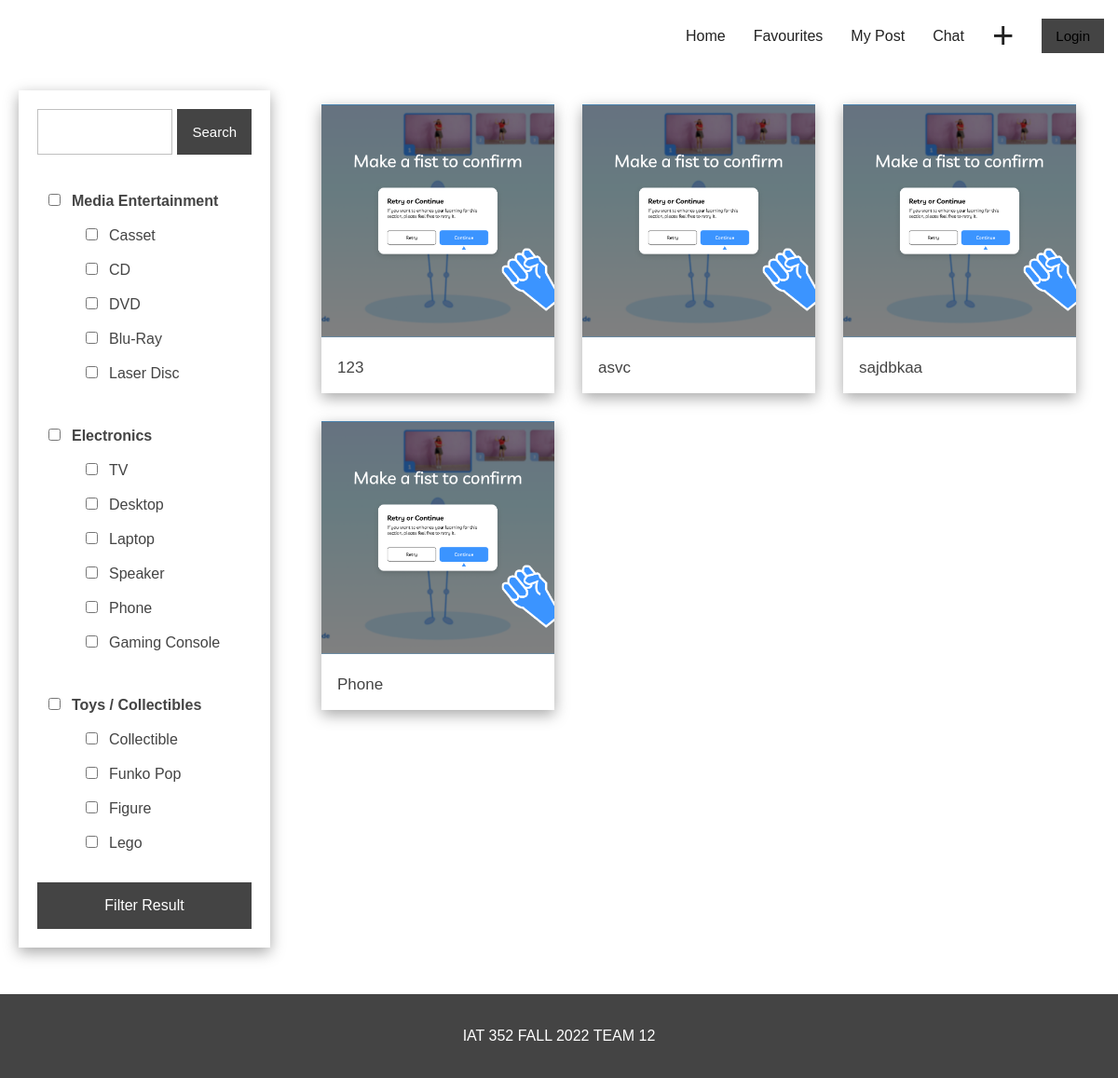
Page /client/pages/showmodels.php on the earlier database version.
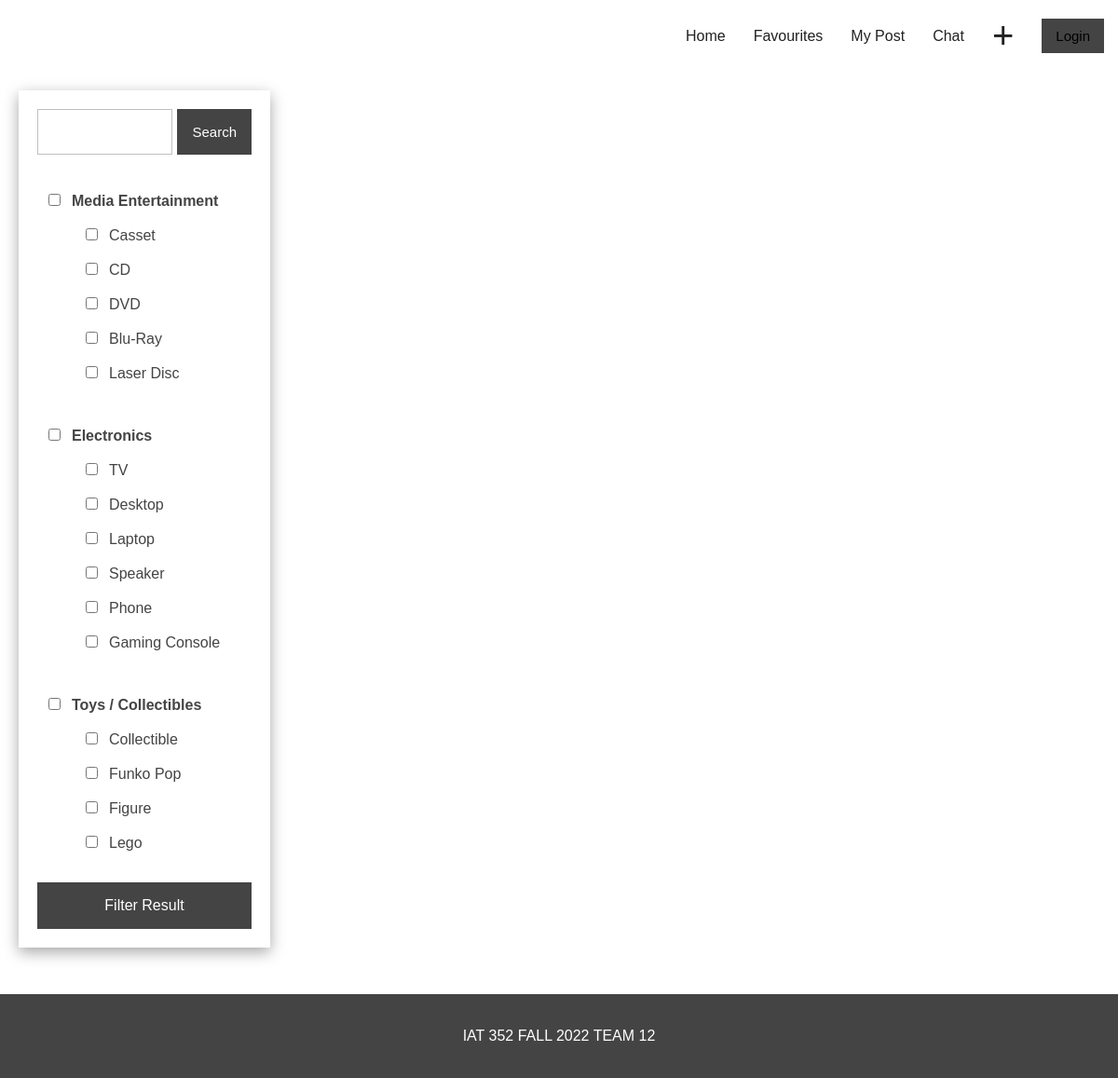
Same page on the later database version.
### tables this page shows
CREATE TABLE `post` (
  `post_id` int(20) NOT NULL,
  `title` varchar(50) NOT NULL,
  `description` text NOT NULL,
  `date` timestamp NOT NULL DEFAULT current_timestamp(),
  `email` varchar(50) NOT NULL,
  `category` varchar(50) NOT NULL,
  `isReported` tinyint(1) NOT NULL DEFAULT 0,
  `isTraded` tinyint(1) NOT NULL DEFAULT 0,
  `value` decimal(20,2) NOT NULL
);

### server/helper/postHelper.php (the view, shortened to what this page needs)
<?php
$db = connectToDB('localhost', 'root', '', 'svap');
function getPostsList($filter, $search)
{
    $email = "";
    $collection = getCollection($email);
    global $db;
    $sql = array();
    $parameters = array();
    $query = "SELECT MAX(post.title), MIN(image_path.image_path), post.post_id, MAX(member.name), MAX(member.email) FROM post
                INNER JOIN image_path ON post.post_id = image_path.post_id
                INNER JOIN member ON member.email = post.email ";
    $query .= " GROUP BY post.post_id ORDER BY post.date DESC";
    $stmt = $db->prepare($query);
    $stmt->execute();
    $stmt->bind_result($title, $imagePath, $postID, $username, $userEmail);
    $result = '<div class="post-list">';
    $pathStart = '../../server/';
    while ($stmt->fetch()) {
        $result .= '<div class="post-wrap"><a href=../pages/modeldetails.php?post_id=' . $postID . '>';
        $result .= '<img class="post-image" src = "' . $pathStart . $imagePath . '" alt="post image"/></a>';
        $result .= '<div class="text-wrap"><p class="post-title">' . $title . '</p>';
        if (!empty($email) && $email != $userEmail) {
            if (in_array($postID, $collection)) {
                $result .= '<span id="' . $postID . '" class="unlike star">&#9733;</span>';
            } else {
                $result .= '<span id="' . $postID . '" class="like star">&#9734;</span>';
            }
        } else {
            $result .= '<span class="star"></span>';
        }
        $result .= '</div></div>';
    }
    $result .= '</div>';
    return $result;
}
function getCollection($email)
{
    global $db;
    $query = "SELECT post_id FROM collection WHERE collector_email = ?";
    $stmt = $db->prepare($query);
    $stmt->bind_param('s', $email);
    $stmt->execute();
    $result = array();
    return $result;
}

### client/pages/showmodels.php (shortened to what this page needs)
<link rel="stylesheet" href="../css/postlist.css">
<?php
include_once "../components/elements.php";
include_once("../../server/helper/postHelper.php");
require "../components/header.php";
require "../components/nav.php";
?>
<div class=container>
	<?php
	echo "<form method = post id=\"filter\">";
	echo "<div style='display:flex;'>";
	makeInput("", "search", "text");
	echo '<input type="submit" name= "submit" value="Search" style="font-size:15px; width: fit-content; padding: 0 15px; margin-left: 5px;">';
	echo "</div>";
	echo "<div class='filter-title-wrap'><input type='checkbox' name='media' id='media'/><span class ='filter-title'>Media Entertainment</span></div>";
	$arr = array('Casset' => 'casset', 'CD' => 'cd', 'DVD' => 'dvd', 'Blu-Ray' => 'blu-ray', 'Laser Disc' => 'laser-disc');
	createCheckBoxes('media', $arr);
	echo "<div class='filter-title-wrap'><input type='checkbox' name='electronic' id='electronics'/><span class ='filter-title'>Electronics</span></div>";
	echo "<div class='filter-title-wrap'><input type='checkbox' name='toys' id='toys'/><span class ='filter-title'>Toys / Collectibles</span></div>";
	echo '<input type="submit" name= "submit" value="Filter Result" style="width:100%; font-size: 16px; height:50px; display:flex; justify-content:center; align-self:center; margin-top:25px;">';
	echo "</form>";
	?>
	<div class="post-container" id="posts">
		<?php echo getPostsList([], "") ?>
	</div>
</div>
<?php require "../components/footer.php"; ?>

### client/components/header.php (shortened to what this page needs)
 <!DOCTYPE html>
<html lang="en">
<head>
  <link rel="stylesheet" href="../css/main.css">
</head>
<body>

### client/components/nav.php (shortened to what this page needs)
<nav>
	<ul class="nav-list">
		<li class="nav-items">sVap</li>
		<li class="nav-items"><a href="../pages/showmodels.php">Home</a></li>
		<li class="nav-items"><a href="../pages/collection.php">Favourites</a></li>
		<li class="nav-items"><a href="../pages/mypost.php">My Post</a></li>
		<li class="nav-items"><a href="../pages/chat.php">Chat</a></li>
		<li class="nav-items" style="font-size: 40px"><a href="../pages/postForm.php">+</a></li>
		<li class="nav-items"><button class="nav-btn"><?php echo empty($_SESSION['email']) ? "Login" : "Sign Out"; ?></button></li>
	</ul>
</nav>

### client/components/elements.php (shortened to what this page needs)
<?php
function makeInput($label, $name, $type, $required = false, $value = "")
{
   echo "<div class='input-wrapper'><label>$label</label>";
   $requireOption = ($required ? " required  " : "");
   $decimalOption = ($type == "number" ? "  step=\".01\"  " : "");
   if ($type == "textarea")
      echo "<textarea id=\"$name\" name=\"$name\" " . ($required ? " required" : "") . ">$value</textarea></div>";
   else
      echo "<input type=\"$type\" id=\"$name\" name=\"$name\" value=\"$value\" " . $requireOption . $decimalOption . "/></div>";
}
function createCheckBoxes($name, $var)
{
   echo "<div class='sub-filter' style=\"display: flex; flex-wrap: wrap;\">";
   foreach ($var as $key => $value) {
      echo "<div><input type='checkbox' style=\"margin: 12px;\" name=\"$name\" value=\"$value\">$key&nbsp;&nbsp;</div>";
   }
   echo "</div>";
}

### client/components/footer.php (shortened to what this page needs)
<div id=footer>
    <p>IAT 352 FALL 2022 TEAM 12</p>
</div>
</body>
</html>

### client/css/postlist.css (style rules this page uses)
#filter { display: flex; flex-direction: column; box-shadow: rgba(0, 0, 0, 0.35) 0px 5px 15px; margin: 20px; padding: 20px; flex: 0 0 270px; }
.sub-filter { display: flex; flex-direction: column; margin-left: 40px; }
.filter-title-wrap input { margin: 12px; }
.filter-title-wrap { font-size: 16px; font-weight: 600; margin-top: 30px; }
.post-container { display: flex; justify-content: center; flex: 1 1 100%; }
.post-list { display: inline-flex; padding: 20px; flex-wrap: wrap; flex: 1 1 100%; height: fit-content; }
.post-wrap { box-shadow: rgba(0, 0, 0, 0.35) 0px 5px 15px; height: 310px; width: 250px; margin: 15px; transition: .4s; display: flex; flex-direction: column; }
.post-title { width: 80%; margin: auto; height: 25px; overflow: hidden; font-weight: 400; font-size: 17px; }
.post-wrap a { transition: .4s; }
.text-wrap { display: flex; justify-content: center; align-items: center; flex: 1 1 auto; padding: 0 15px; }
.star { width: 40px; height: 40px; font-size: 30px; display: flex; justify-content: center; align-items: center; transition: .3s; }

### client/css/main.css (style rules this page uses)
:root { --black: #222; --medium-black: rgb(68,68,68); --light-black:#dbd9d2; --white: white; --theme-color: rgb(68,68,68); }
* { box-sizing: border-box; margin: 0; padding: 0; font-family:Arial, Helvetica, sans-serif; }
body { color: var(--theme-color); }
p, strong { line-height: 30px; }
a { display: block; }
.input-wrapper { position: relative; max-width: 750px; margin: auto; }
input[type="text"], input[type="number"], input[type="password"], textarea { border: 1px solid silver; position: relative; width: 100%; padding: 15px 15px; font-size: 15px; font-weight: 500; resize: none; color: var(--theme-color); }
input[type="submit"] { padding: 15px 40px; width: 100%; font-size: 20px; background-color: var(--theme-color); color: white; cursor: pointer; transition: 0.3s; border: 1px solid var(--theme-color);; }
.nav-list { background-color: var(--white); margin: 0; padding: 1rem 0; display: flex; justify-content: space-between; align-items: center; }
.nav-items { list-style: none; margin: 0 15px; color: var(--white); }
.nav-items a { text-decoration: none; color: var(--black); }
.nav-items:first-child { margin-right: auto; margin-left: 2rem; }
.nav-btn { font-size: 15px; background: var(--theme-color); border: none; outline: none; padding: 10px 15px; cursor: pointer; }
#footer { background-color: var(--medium-black);; color: var(--white); margin-top: 30px; text-align: center; padding: 30px; }
img { object-fit: cover; aspect-ratio : 1 / 1; width: 100%; }

### client/pages/showmodels.php (style rules this page uses)
.container { display: flex; }

Differences in the rows shown:
removed post: title "123"
removed post: title "asvc"
removed post: title "sajdbkaa"
removed post: title "Phone"
